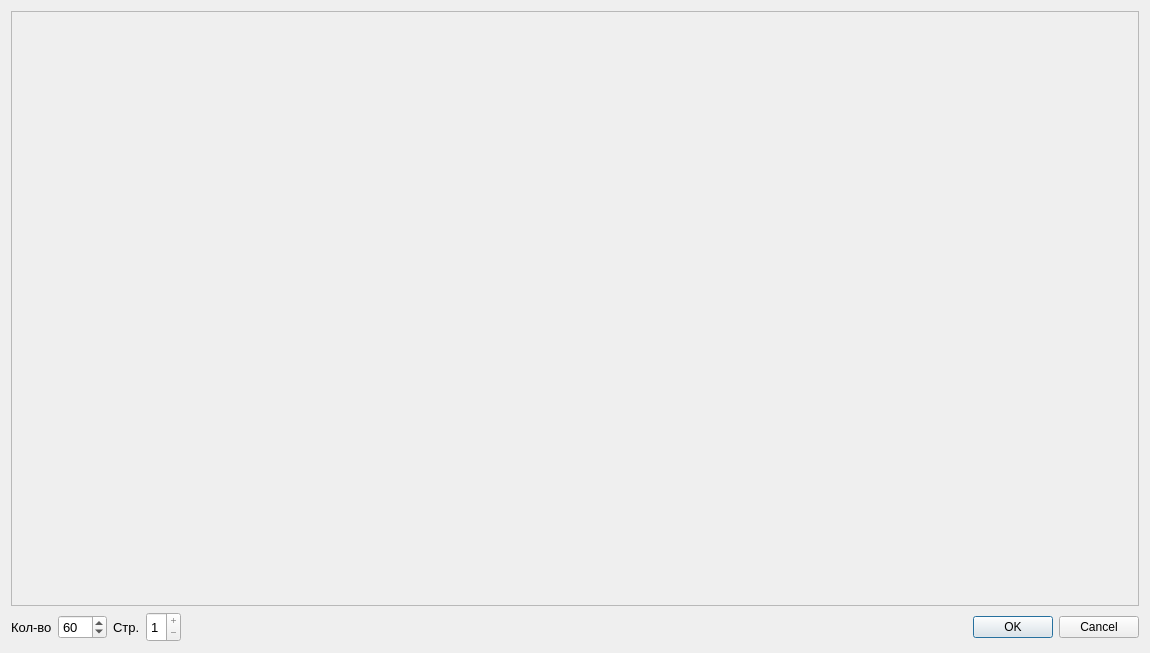
<?xml version="1.0" encoding="UTF-8"?>
<ui version="4.0">
 <class>RecordsDialog</class>
 <widget class="QDialog" name="RecordsDialog">
  <property name="geometry">
   <rect>
    <x>0</x>
    <y>0</y>
    <width>1150</width>
    <height>653</height>
   </rect>
  </property>
  <property name="windowTitle">
   <string>Dialog</string>
  </property>
  <layout class="QGridLayout" name="gridLayout">
   <item row="0" column="0" colspan="5">
    <widget class="QScrollArea" name="saRecords">
     <property name="widgetResizable">
      <bool>true</bool>
     </property>
     <property name="alignment">
      <set>Qt::AlignLeading|Qt::AlignLeft|Qt::AlignTop</set>
     </property>
     <widget class="QWidget" name="wRecords">
      <property name="geometry">
       <rect>
        <x>0</x>
        <y>0</y>
        <width>1126</width>
        <height>591</height>
       </rect>
      </property>
      <layout class="QGridLayout" name="gridLayout_6">
       <item row="0" column="0">
        <layout class="QGridLayout" name="grlRecords"/>
       </item>
       <item row="1" column="0">
        <spacer name="verticalSpacer">
         <property name="orientation">
          <enum>Qt::Vertical</enum>
         </property>
         <property name="sizeHint" stdset="0">
          <size>
           <width>20</width>
           <height>1</height>
          </size>
         </property>
        </spacer>
       </item>
      </layout>
     </widget>
    </widget>
   </item>
   <item row="1" column="0">
    <widget class="QLabel" name="lblLimit">
     <property name="font">
      <font>
       <pointsize>10</pointsize>
      </font>
     </property>
     <property name="text">
      <string>Кол-во</string>
     </property>
    </widget>
   </item>
   <item row="1" column="1">
    <widget class="QSpinBox" name="sbLimit">
     <property name="enabled">
      <bool>true</bool>
     </property>
     <property name="font">
      <font>
       <pointsize>10</pointsize>
      </font>
     </property>
     <property name="minimum">
      <number>10</number>
     </property>
     <property name="maximum">
      <number>200</number>
     </property>
     <property name="singleStep">
      <number>10</number>
     </property>
     <property name="value">
      <number>60</number>
     </property>
    </widget>
   </item>
   <item row="1" column="2">
    <widget class="QLabel" name="lblPage">
     <property name="font">
      <font>
       <pointsize>10</pointsize>
      </font>
     </property>
     <property name="text">
      <string>Стр.</string>
     </property>
    </widget>
   </item>
   <item row="1" column="3">
    <widget class="QSpinBox" name="sbPage">
     <property name="enabled">
      <bool>true</bool>
     </property>
     <property name="minimumSize">
      <size>
       <width>0</width>
       <height>30</height>
      </size>
     </property>
     <property name="font">
      <font>
       <pointsize>10</pointsize>
      </font>
     </property>
     <property name="buttonSymbols">
      <enum>QAbstractSpinBox::PlusMinus</enum>
     </property>
     <property name="minimum">
      <number>1</number>
     </property>
     <property name="maximum">
      <number>1</number>
     </property>
     <property name="value">
      <number>1</number>
     </property>
    </widget>
   </item>
   <item row="1" column="4">
    <widget class="QDialogButtonBox" name="buttonBox">
     <property name="orientation">
      <enum>Qt::Horizontal</enum>
     </property>
     <property name="standardButtons">
      <set>QDialogButtonBox::Cancel|QDialogButtonBox::Ok</set>
     </property>
    </widget>
   </item>
  </layout>
 </widget>
 <resources/>
 <connections>
  <connection>
   <sender>buttonBox</sender>
   <signal>accepted()</signal>
   <receiver>RecordsDialog</receiver>
   <slot>accept()</slot>
   <hints>
    <hint type="sourcelabel">
     <x>248</x>
     <y>254</y>
    </hint>
    <hint type="destinationlabel">
     <x>157</x>
     <y>274</y>
    </hint>
   </hints>
  </connection>
  <connection>
   <sender>buttonBox</sender>
   <signal>rejected()</signal>
   <receiver>RecordsDialog</receiver>
   <slot>reject()</slot>
   <hints>
    <hint type="sourcelabel">
     <x>316</x>
     <y>260</y>
    </hint>
    <hint type="destinationlabel">
     <x>286</x>
     <y>274</y>
    </hint>
   </hints>
  </connection>
 </connections>
</ui>
